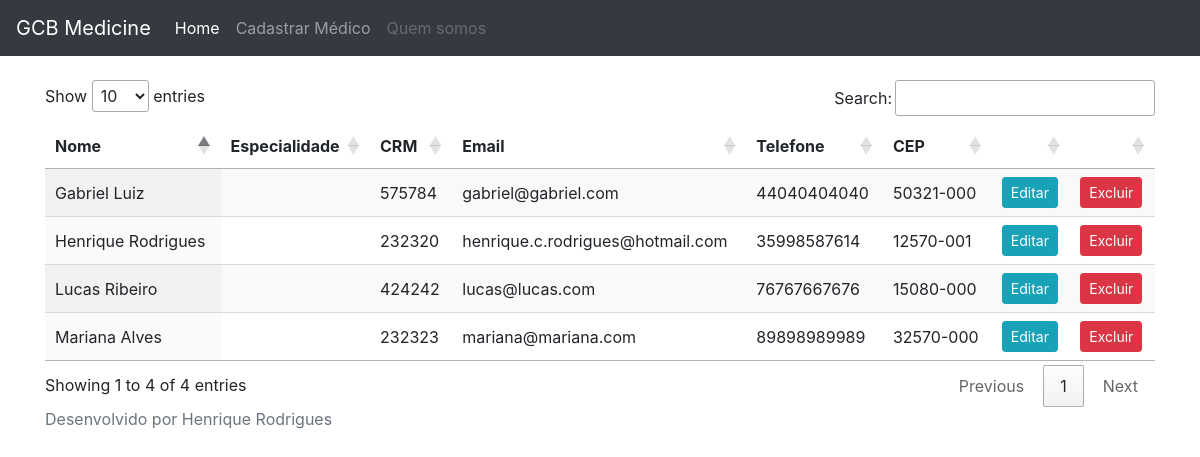
The page / on the database its author committed.
### tables this page shows
CREATE TABLE `medicos` (
  `id` int(11) NOT NULL,
  `name` varchar(255) NOT NULL,
  `crm` varchar(255) NOT NULL,
  `email` varchar(255) NOT NULL,
  `phone` varchar(255) NOT NULL,
  `cep` varchar(9) NOT NULL,
  `city_id` int(11) UNSIGNED NOT NULL,
  `state_id` int(11) UNSIGNED NOT NULL
);

### application/controllers/MedicoController.php (called while the page is built, shortened)
<?php
class MedicoController extends CI_Controller {
	public function __construct(){
	  $this->load->library('session');
	}
	public function index()
	{
		$this->load->model('Medico', 'medico');
		$data['medicos'] = $this->medico->getMedicos();
		$this->load->view('home', $data);
	}
}

### index.php (called while the page is built, shortened)
<?php
require_once BASEPATH.'core/CodeIgniter.php';

### application/models/Medico.php (called while the page is built, shortened)
<?php
class Medico extends CI_Model {
	public function getMedicos($q = null)
	{
		$query = $this->db->get('medicos');
		return $query->result();
	}
}

### application/views/home.php (the view, shortened to what this page needs)
<!doctype html>
<html lang="en">
  <head>
<link rel="stylesheet" href="https://maxcdn.bootstrapcdn.com/bootstrap/4.0.0/css/bootstrap.min.css">
    <link href="css/sticky-footer-navbar.css" rel="stylesheet">
    <link rel="stylesheet" type="text/css" href="https://cdn.datatables.net/1.10.19/css/jquery.dataTables.css">
  </head>
  <body>
    <header>
      <nav class="navbar navbar-expand-md navbar-dark fixed-top bg-dark">
        <a class="navbar-brand" href="/">GCB Medicine</a>
        <div class="collapse navbar-collapse" id="navbarCollapse">
          <ul class="navbar-nav mr-auto">
            <li class="nav-item active">
              <a class="nav-link" href="#">Home <span class="sr-only">(current)</span></a>
            </li>
            <li class="nav-item">
              <?= anchor('MedicoController/cadastrar', 'Cadastrar Médico', ['class'=>'nav-link']);?>
            </li>
            <li class="nav-item">
              <a class="nav-link disabled" href="#">Quem somos</a>
            </li>
          </ul>
        </div>
      </nav>
    </header>
    <main role="main" class="container" style="margin-top: 5rem!important;">
    	 <table id="table_id" class="display">
	    <thead>
		<tr>
		    <th>Nome</th>
		    <th>Especialidade</th>
		    <th>CRM</th>
		    <th>Email</th>
		    <th>Telefone</th>
		    <th>CEP</th>
		    <th></th>
		    <th></th>
		</tr>
	    </thead>
	    <tbody>
      <?php foreach($medicos as $medico):
              echo "<tr>
              <td>$medico->name</td>
              <td>$medico->especialidade</td>
              <td>$medico->crm</td>
              <td>$medico->email</td>
              <td>$medico->phone</td>
              <td>$medico->cep</td>
              <td class=''>".anchor("MedicoController/atualizar/$medico->id", 'Editar', ['class'=>'btn btn-info btn-sm'])."</a></td>
              <td class=''>".anchor("MedicoController/delete/$medico->id", 'Excluir', ['class'=>'btn btn-danger btn-sm'])."</a></td>
          </tr>";
            endforeach;
      ?>
	    </tbody>
	</table>
    </main>
    <footer class="footer">
      <div class="container">
        <span class="text-muted">Desenvolvido por Henrique Rodrigues</span>
      </div>
    </footer>
  </body>
</html>

### rows shown on the page
medicos: name "Henrique Rodrigues", crm "232320", email "henrique.c.rodrigues@hotmail.com", phone "35998587614", cep "12570-001", id "Editar", id "Excluir"
medicos: name "Mariana Alves", crm "232323", email "mariana@mariana.com", phone "89898989989", cep "32570-000", id "Editar", id "Excluir"
medicos: name "Lucas Ribeiro", crm "424242", email "lucas@lucas.com", phone "76767667676", cep "15080-000", id "Editar", id "Excluir"
medicos: name "Gabriel Luiz", crm "575784", email "gabriel@gabriel.com", phone "44040404040", cep "50321-000", id "Editar", id "Excluir"
